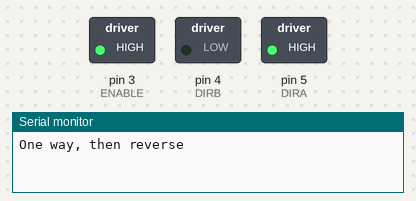
Bench run of a sketch on a simulated Arduino Uno, built with avr-gcc and run on an emulated ATmega328P. On the bench: switched loads named in the sketch (green lamp = pin HIGH), the last lines printed to the serial monitor.

Above: at 0.1 s.
At 4.6 s:
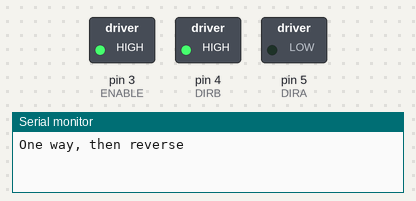
At 10.1 s:
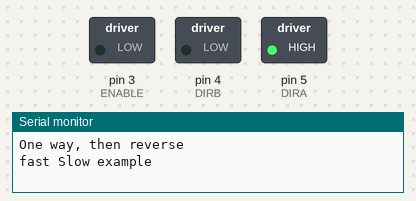
At 14.1 s:
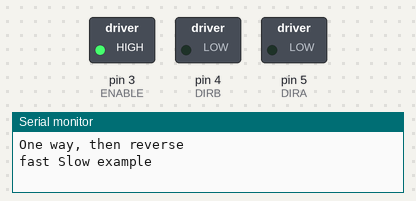
At 19.1 s:
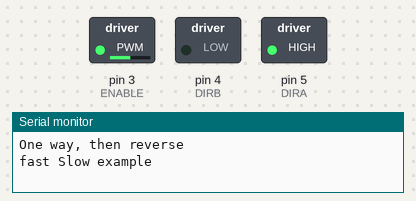
At 36.1 s:
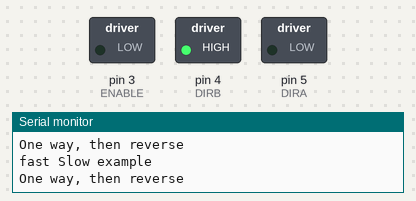
Timing chart, 0 to 37.6 s (numbered marks = the images above):
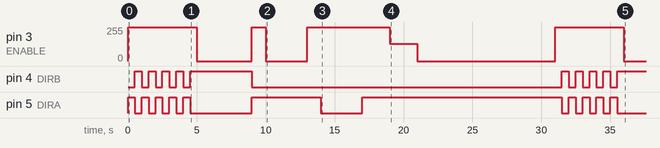

Measured:
- by itself, pin 3 (ENABLE): 0/255 → 255/255 at 0.00 s, → 0/255 5.0 s later, → 255/255 4.0 s later, → 0/255 1.0 s later, … (9 changes in this stretch)
- by itself, pin 4 (DIRB): goes 4 × (HIGH 0.50 s, LOW 0.50 s), HIGH 4.5 s, LOW 22.5 s, 4 × (HIGH 0.50 s, LOW 0.50 s), then HIGH
- by itself, pin 5 (DIRA): LOW → HIGH at 0.00 s, → LOW 0.50 s later, → HIGH 0.50 s later, → LOW 0.50 s later, … (22 changes in this stretch)

The sketch:

motor.ino
```cpp
// (licence header left out)
#define ENABLE 3
#define DIRB 4
#define DIRA 5

int i;

void setup()
{
  //---set pin direction
  pinMode(ENABLE,OUTPUT);
  pinMode(DIRA,OUTPUT);
  pinMode(DIRB,OUTPUT);
  Serial.begin(9600);

}

void loop()
{
  //---back and forth example
   Serial.println("One way, then reverse");
   digitalWrite(ENABLE,HIGH); // enable on
   for (i=0;i<5;i++)
   {
    digitalWrite(DIRA,HIGH); //one way
    digitalWrite(DIRB,LOW);
    delay(500);
    digitalWrite(DIRA,LOW);  //reverse
    digitalWrite(DIRB,HIGH);
    delay(500);
  }
  digitalWrite(ENABLE,LOW); // disable
  delay(4000);

  Serial.println("fast Slow example");
  //---fast/slow stop example
  digitalWrite(ENABLE,HIGH); //enable on
  digitalWrite(DIRA,HIGH); //one way
  digitalWrite(DIRB,LOW);
  delay(1000);
  digitalWrite(ENABLE,LOW); //slow stop
  delay(3000);
  digitalWrite(ENABLE,HIGH); //enable on
  digitalWrite(DIRA,HIGH); //one way
  digitalWrite(DIRB,LOW);
  delay(1000);
  digitalWrite(DIRA,LOW); //fast stop
  delay(3000);

  //Serial.println("PWM full then slow");
  //---PWM example, full speed then slow
  digitalWrite(ENABLE,HIGH); //enable on
  digitalWrite(DIRA,HIGH); //one way
  digitalWrite(DIRB,LOW);
  delay(2000);
  analogWrite(ENABLE,128); //half speed
  delay(2000);
  digitalWrite(ENABLE,LOW); //all done
  delay(10000);
}
```
